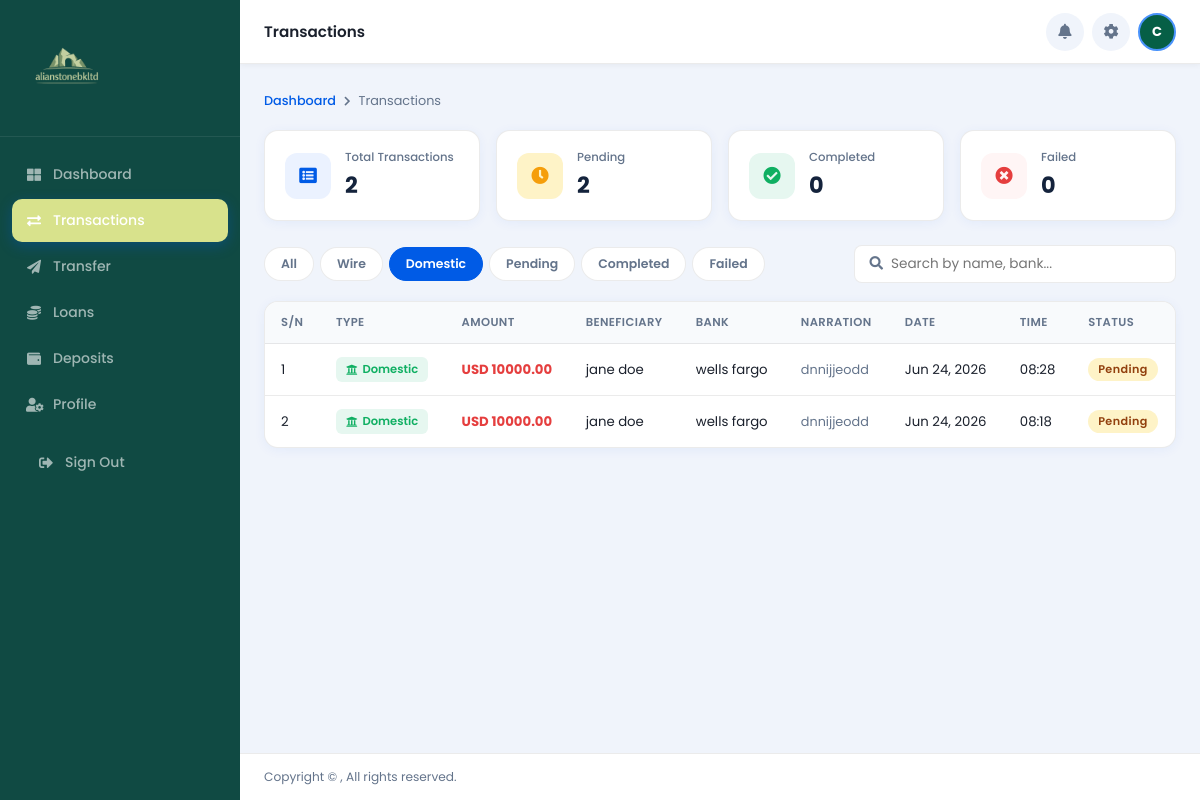
/transactions/?filter=domestic (signed in), run on the app's committed database.
### app/models.py (models this page shows, shortened)
class DomesticTransfer(models.Model):
    STATUS_CHOICES = [
        ('Pending',   'Pending'),
        ('Completed', 'Completed'),
        ('Failed',    'Failed'),
    ]
    user = models.ForeignKey(User, on_delete=models.CASCADE, related_name='domestic_transfers')
    amount = models.DecimalField(max_digits=14, decimal_places=2)
    beneficiary_name = models.CharField(max_length=150)
    beneficiary_account_no = models.CharField(max_length=50)
    bank_name = models.CharField(max_length=150)
    account_type = models.CharField(max_length=50, blank=True)
    narration = models.TextField(blank=True)
    status = models.CharField(max_length=20, choices=STATUS_CHOICES, default='Pending')
    created_at = models.DateTimeField(default=timezone.now)  # ✅ editable
    class Meta:
        ordering = ['-created_at']
        verbose_name = 'Domestic Transfer'
        verbose_name_plural = 'Domestic Transfers'

### app/views.py (the view)
# urls.py: path('transactions/', views.transactions, name='transactions'),
@login_required(login_url='app:login')
def transactions(request):
    profile = getattr(request.user, 'profile', None)
    active_filter = request.GET.get('filter', 'all')
    search_query  = request.GET.get('q', '').strip()
    wire_qs     = WireTransfer.objects.filter(user=request.user)
    domestic_qs = DomesticTransfer.objects.filter(user=request.user)
    if active_filter == 'wire':
        wire_qs     = wire_qs
        domestic_qs = domestic_qs.none()
    elif active_filter == 'domestic':
        wire_qs     = wire_qs.none()
        domestic_qs = domestic_qs
    elif active_filter == 'pending':
        wire_qs     = wire_qs.filter(status='Pending')
        domestic_qs = domestic_qs.filter(status='Pending')
    elif active_filter == 'completed':
        wire_qs     = wire_qs.filter(status='Completed')
        domestic_qs = domestic_qs.filter(status='Completed')
    elif active_filter == 'failed':
        wire_qs     = wire_qs.filter(status='Failed')
        domestic_qs = domestic_qs.filter(status='Failed')
    if search_query:
        wire_qs     = wire_qs.filter(beneficiary_name__icontains=search_query) | \
                      wire_qs.filter(bank_name__icontains=search_query)
        domestic_qs = domestic_qs.filter(beneficiary_name__icontains=search_query) | \
                      domestic_qs.filter(bank_name__icontains=search_query)
    wire_list     = list(wire_qs)
    domestic_list = list(domestic_qs)
    for txn in wire_list:
        txn.transfer_type = 'Wire'
    for txn in domestic_list:
        txn.transfer_type = 'Domestic'
    all_transfers = sorted(
        chain(wire_list, domestic_list),
        key=attrgetter('created_at'),
        reverse=True
    )
    all_wire     = WireTransfer.objects.filter(user=request.user)
    all_domestic = DomesticTransfer.objects.filter(user=request.user)
    total_count    = all_wire.count()     + all_domestic.count()
    pending_count  = all_wire.filter(status='Pending').count()   + all_domestic.filter(status='Pending').count()
    completed_count= all_wire.filter(status='Completed').count() + all_domestic.filter(status='Completed').count()
    failed_count   = all_wire.filter(status='Failed').count()    + all_domestic.filter(status='Failed').count()
    paginator    = Paginator(all_transfers, 10)
    page_number  = request.GET.get('page', 1)
    transactions = paginator.get_page(page_number)
    context = {
        'profile':          profile,
        'first_name':       request.user.first_name or request.user.username,
        'currency_display': profile.currency if profile else 'USD',
        'transactions':     transactions,
        'active_filter':    active_filter,
        'search_query':     search_query,
        'total_count':      total_count,
        'pending_count':    pending_count,
        'completed_count':  completed_count,
        'failed_count':     failed_count,
    }
    return render(request, 'app/transactions.html', context)

### app/templates/app/transactions.html (shortened to what this page needs)
{% load static %}
<!DOCTYPE html>
<html lang="en">
<head>
    <link rel="stylesheet" href="https://use.fontawesome.com/releases/v5.15.4/css/all.css">
    <link rel="stylesheet" href="{% static 'app/dashboard.css' %}">
    <link rel="stylesheet" href="{% static 'app/transactions.css' %}">
</head>
<body>
    <aside class="sidebar" id="sidebar">
        <div class="sidebar-brand">
            <img src="{% static 'app/image/logo.png' %}" alt="">
        </div>
        <nav class="sidebar-nav">
            <a href="{% url 'app:dashboard' %}" class="nav-item"><i class="fas fa-th-large"></i> Dashboard</a>
            <a href="{% url 'app:transactions' %}" class="nav-item active"><i class="fas fa-exchange-alt"></i>
                Transactions</a>
            <a href="{% url 'app:wire_transfer' %}" class="nav-item"><i class="fas fa-paper-plane"></i> Transfer</a>
            <a href="/dashloans" class="nav-item"><i class="fas fa-coins"></i> Loans</a>
            <a href="/deposits" class="nav-item"><i class="fas fa-wallet"></i> Deposits</a>
            <a href="/profile" class="nav-item"><i class="fas fa-user-cog"></i> Profile</a>
            <div class="sidebar-footer">
                <a href="{% url 'app:logout' %}" class="nav-item signout">
                    <i class="fas fa-sign-out-alt"></i> Sign Out
                </a>
            </div>
        </nav>
    </aside>
    <div class="main" id="main">
        <header class="topbar">
            <span class="topbar-title">Transactions</span>
            <div class="topbar-right">
                <a href="{% url 'app:notifications' %}" class="icon-btn" style="text-decoration:none;">
                    <i class="fas fa-bell"></i>
                </a>
                <a href="{% url 'app:settings' %}" class="icon-btn" style="text-decoration:none;">
                    <i class="fas fa-cog"></i>
                </a>
                <a href="{% url 'app:profile' %}" style="text-decoration:none;">
                    <div class="avatar">
                        {{ first_name|first|upper }}
                    </div>
                </a>
            </div>
        </header>
        <div class="page">
            <div class="breadcrumb">
                <a href="{% url 'app:dashboard' %}">Dashboard</a>
                <i class="fas fa-chevron-right"></i>
                <span>Transactions</span>
            </div>
            <div class="txn-stats">
                <div class="txn-stat-card">
                    <div class="txn-stat-card__icon txn-stat-card__icon--blue">
                        <i class="fas fa-list-alt"></i>
                    </div>
                    <div>
                        <p class="txn-stat-card__label">Total Transactions</p>
                        <p class="txn-stat-card__value">{{ total_count }}</p>
                    </div>
                </div>
                <div class="txn-stat-card">
                    <div class="txn-stat-card__icon txn-stat-card__icon--amber">
                        <i class="fas fa-clock"></i>
                    </div>
                    <div>
                        <p class="txn-stat-card__label">Pending</p>
                        <p class="txn-stat-card__value">{{ pending_count }}</p>
                    </div>
                </div>
                <div class="txn-stat-card">
                    <div class="txn-stat-card__icon txn-stat-card__icon--green">
                        <i class="fas fa-check-circle"></i>
                    </div>
                    <div>
                        <p class="txn-stat-card__label">Completed</p>
                        <p class="txn-stat-card__value">{{ completed_count }}</p>
                    </div>
                </div>
                <div class="txn-stat-card">
                    <div class="txn-stat-card__icon txn-stat-card__icon--red">
                        <i class="fas fa-times-circle"></i>
                    </div>
                    <div>
                        <p class="txn-stat-card__label">Failed</p>
                        <p class="txn-stat-card__value">{{ failed_count }}</p>
                    </div>
                </div>
            </div>
            <div class="filter-bar">
                <div class="filter-tabs">
                    <a href="?filter=all" class="filter-tab {% if active_filter == 'all' %}active{% endif %}">All</a>
                    <a href="?filter=wire" class="filter-tab {% if active_filter == 'wire' %}active{% endif %}">Wire</a>
                    <a href="?filter=domestic"
                        class="filter-tab {% if active_filter == 'domestic' %}active{% endif %}">Domestic</a>
                    <a href="?filter=pending"
                        class="filter-tab {% if active_filter == 'pending' %}active{% endif %}">Pending</a>
                    <a href="?filter=completed"
                        class="filter-tab {% if active_filter == 'completed' %}active{% endif %}">Completed</a>
                    <a href="?filter=failed"
                        class="filter-tab {% if active_filter == 'failed' %}active{% endif %}">Failed</a>
                </div>
                <form method="GET" class="search-form">
                    <div class="search-wrap">
                        <i class="fas fa-search"></i>
                        <input type="text" name="q" value="{{ search_query }}" placeholder="Search by name, bank...">
                    </div>
                </form>
            </div>
            <div class="table-wrap">
                <div class="table-scroll">
                    <table>
                        <thead>
                            <tr>
                                <th>S/N</th>
                                <th>Type</th>
                                <th>Amount</th>
                                <th>Beneficiary</th>
                                <th>Bank</th>
                                <th>Narration</th>
                                <th>Date</th>
                                <th>Time</th>
                                <th>Status</th>
                            </tr>
                        </thead>
                        <tbody>
                            {% if transactions %}
                            {% for txn in transactions %}
                            <tr>
                                <td>{{ forloop.counter }}</td>
                                <td>
                                    <span class="type-badge type-badge--{{ txn.transfer_type|lower }}">
                                        {% if txn.transfer_type == 'Wire' %}
                                        <i class="fas fa-globe"></i> Wire
                                        {% else %}
                                        <i class="fas fa-university"></i> Domestic
                                        {% endif %}
                                    </span>
                                </td>
                                <td class="debit">{{ currency_display }} {{ txn.amount }}</td>
                                <td>{{ txn.beneficiary_name }}</td>
                                <td>{{ txn.bank_name }}</td>
                                <td class="narration-cell">{{ txn.narration|default:"—" }}</td>
                                <td>{{ txn.created_at|date:"M d, Y" }}</td>
                                <td>{{ txn.created_at|time:"H:i" }}</td>
                                <td><span class="pill pill--{{ txn.status|lower }}">{{ txn.status }}</span></td>
                            </tr>
                            {% endfor %}
                            {% endif %}
                        </tbody>
                    </table>
                </div>
            </div>
        </div>
        <footer class="dash-footer">
            <span>Copyright &copy; , All rights reserved.</span>
        </footer>
    </div>
</body>
</html>

### app/static/app/dashboard.css (style rules this page uses)
*, *::before, *::after { box-sizing: border-box; margin: 0; padding: 0; }
:root { --navy: #14233C; --blue: #005BE6; --blue-lt: #EBF2FF; --green: #0faf62; --green-lt: #e6f7f0; --amber: #f59e0b; --amber-lt: #fef3c7; --red: #e53e3e; --red-lt: #fff5f5; --bg: #f0f4fb; --white: #ffffff; --muted: #64748b; --border: rgba(0,0,0,0.08); --radius: 14px; --sidebar: 240px; }
body { font-family: 'Poppins', sans-serif; background: var(--bg); color: #1a202c; }
.sidebar { position: fixed; top: 0; left: 0; width: var(--sidebar); height: 100vh; background: #104A43; display: flex; flex-direction: column; z-index: 300; transition: transform .3s ease; overflow-y: auto; }
.sidebar-brand { display: flex; align-items: center; gap: 10px; padding: 20px 18px 16px; border-bottom: 1px solid rgba(255,255,255,0.08); }
.sidebar-brand img { width: 100px; }
.sidebar-nav { flex: 1; display: flex; flex-direction: column; padding: 16px 12px; gap: 3px; }
.nav-item { display: flex; align-items: center; gap: 11px; padding: 11px 14px; border-radius: 10px; color: rgba(255,255,255,0.6); text-decoration: none; font-size: 0.875rem; font-weight: 500; transition: all .2s; }
.nav-item i { width: 16px; text-align: center; }
.nav-item.active { background: #D8E28C; color: #fff; box-shadow: 0 4px 14px rgba(0,91,230,.3); }
.sidebar-footer { padding: 12px 12px 20px !important; }
.main { margin-left: var(--sidebar); min-height: 100vh; display: flex; flex-direction: column; transition: margin-left .3s ease; }
.topbar { position: sticky; top: 0; z-index: 100; height: 64px; background: var(--white); border-bottom: 1px solid var(--border); display: flex; align-items: center; padding: 0 24px; gap: 14px; box-shadow: 0 1px 6px rgba(0,0,0,.05); }
.topbar-title { flex: 1; font-weight: 600; font-size: .95rem; }
.topbar-right { display: flex; align-items: center; gap: 8px; }
.icon-btn { position: relative; background: var(--bg); border: none; cursor: pointer; width: 38px; height: 38px; border-radius: 50%; display: flex; align-items: center; justify-content: center; color: var(--muted); font-size: .95rem; transition: background .2s; }
.avatar { width: 38px; height: 38px; border-radius: 50%; background: #065f46; color: #fff; display: flex; align-items: center; justify-content: center; font-weight: 700; font-size: .82rem; overflow: hidden; border: 2px solid #4a93fb; }
.page { flex: 1; padding: 28px 24px 16px; }
.pill { display: inline-block; padding: 3px 10px; border-radius: 20px; font-size: .68rem; font-weight: 600; letter-spacing: .4px; }
.pill--pending { background: var(--amber-lt); color: #92400e; }
.table-wrap { background: var(--white); border-radius: var(--radius); border: 1px solid var(--border); box-shadow: 0 2px 12px rgba(0,91,230,.06); overflow: hidden; min-width: 0; }
.table-scroll { overflow-x: auto; -webkit-overflow-scrolling: touch; }
table { width: 100%; border-collapse: collapse; font-size: .83rem; }
thead th { background: #f8fafc; padding: 11px 16px; text-align: left; font-weight: 600; font-size: .72rem; color: var(--muted); text-transform: uppercase; letter-spacing: .4px; border-bottom: 1px solid var(--border); white-space: nowrap; }
tbody td { padding: 13px 16px; border-bottom: 1px solid var(--border); white-space: nowrap; }
tbody tr:last-child td { border-bottom: none; }
.debit { color: var(--red); font-weight: 700; }
.dash-footer { padding: 14px 24px; display: flex; justify-content: space-between; font-size: .76rem; color: var(--muted); border-top: 1px solid var(--border); background: var(--white); flex-wrap: wrap; gap: 4px; }

### data on the page
DomesticTransfer: shows "Domestic", currency_display "USD", amount "10000.00", beneficiary_name "jane doe", bank_name "wells fargo", narration "dnnijjeodd", created_at "Jun 24, 2026", created_at "08:28", status "Pending"
DomesticTransfer: shows "Domestic", currency_display "USD", amount "10000.00", beneficiary_name "jane doe", bank_name "wells fargo", narration "dnnijjeodd", created_at "Jun 24, 2026", created_at "08:18", status "Pending"

### other printed values
{{ first_name|first|upper }} "C"
{{ total_count }} "2"
{{ pending_count }} "2"
{{ completed_count }} "0"
{{ failed_count }} "0"
